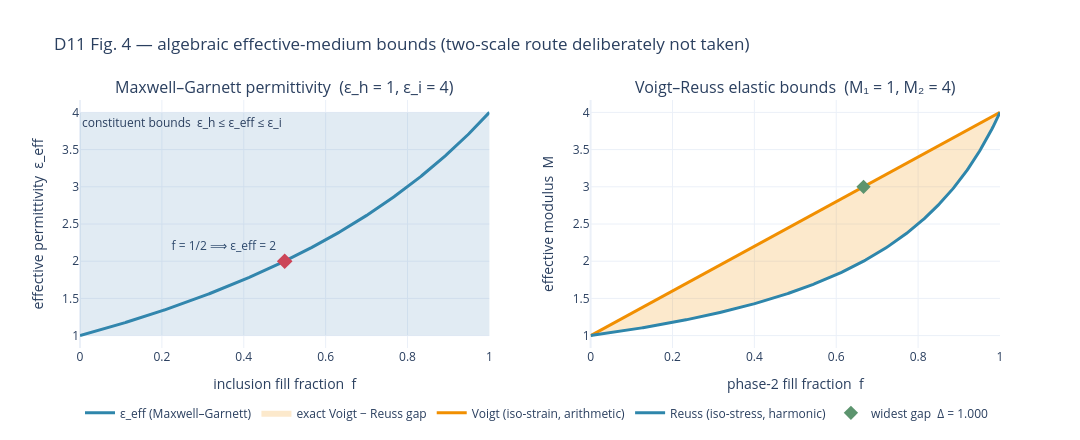

Notebook cell for this chart:
### Code cell
# viz-ref: fig_d11_effective_medium
V.fig_d11_effective_medium().show()

### Figure 1 — Plotly figure (JSON) as saved in the notebook; plotly's stock layout.template omitted (floating-point values rounded to 4 significant figures; data arrays with more than 128 entries replaced by an {"elided": "..."} marker saying what was removed)
{"data": [{"line": {"color": "#2E86AB", "width": 3}, "mode": "lines", "name": "ε_eff (Maxwell–Garnett)", "type": "scatter", "x": {"elided": "400 float values"}, "xaxis": "x", "y": {"elided": "400 float values"}, "yaxis": "y"}, {"marker": {"color": "#E63946", "size": 12, "symbol": "diamond"}, "mode": "markers+text", "showlegend": false, "text": ["f = 1/2 ⟹ ε_eff = 2"], "textposition": "top left", "type": "scatter", "x": [0.5], "xaxis": "x", "y": [2.0], "yaxis": "y"}, {"fill": "toself", "fillcolor": "rgba(241, 143, 1, 0.20)", "hoverinfo": "skip", "line": {"width": 0}, "name": "exact Voigt − Reuss gap", "type": "scatter", "x": {"elided": "800 float values"}, "xaxis": "x2", "y": {"elided": "800 float values"}, "yaxis": "y2"}, {"line": {"color": "#F18F01", "width": 3}, "mode": "lines", "name": "Voigt (iso-strain, arithmetic)", "type": "scatter", "x": {"elided": "400 float values"}, "xaxis": "x2", "y": {"elided": "400 float values"}, "yaxis": "y2"}, {"line": {"color": "#2E86AB", "width": 3}, "mode": "lines", "name": "Reuss (iso-stress, harmonic)", "type": "scatter", "x": {"elided": "400 float values"}, "xaxis": "x2", "y": {"elided": "400 float values"}, "yaxis": "y2"}, {"marker": {"color": "#5C946E", "size": 11, "symbol": "diamond"}, "mode": "markers", "name": "widest gap  Δ = 1.000", "type": "scatter", "x": [0.6667], "xaxis": "x2", "y": [3.0], "yaxis": "y2"}], "layout": {"annotations": [{"font": {"size": 16}, "showarrow": false, "text": "Maxwell–Garnett permittivity  (ε_h = 1, ε_i = 4)", "x": 0.2225, "xanchor": "center", "xref": "paper", "y": 1.0, "yanchor": "bottom", "yref": "paper"}, {"font": {"size": 16}, "showarrow": false, "text": "Voigt–Reuss elastic bounds  (M₁ = 1, M₂ = 4)", "x": 0.7775, "xanchor": "center", "xref": "paper", "y": 1.0, "yanchor": "bottom", "yref": "paper"}, {"showarrow": false, "text": "constituent bounds  ε_h ≤ ε_eff ≤ ε_i", "x": 0, "xanchor": "left", "xref": "x domain", "y": 4.0, "yanchor": "top", "yref": "y"}], "height": 440, "legend": {"orientation": "h", "x": 0.0, "y": -0.32, "yanchor": "bottom"}, "shapes": [{"fillcolor": "rgba(70, 130, 180, 0.16)", "line": {"width": 0}, "type": "rect", "x0": 0, "x1": 1, "xref": "x domain", "y0": 1.0, "y1": 4.0, "yref": "y"}], "title": {"text": "D11 Fig. 4 — algebraic effective-medium bounds (two-scale route deliberately not taken)"}, "width": 1080, "xaxis": {"anchor": "y", "domain": [0.0, 0.445], "title": {"text": "inclusion fill fraction  f"}}, "xaxis2": {"anchor": "y2", "domain": [0.555, 1.0], "title": {"text": "phase-2 fill fraction  f"}}, "yaxis": {"anchor": "x", "domain": [0.0, 1.0], "title": {"text": "effective permittivity  ε_eff"}}, "yaxis2": {"anchor": "x2", "domain": [0.0, 1.0], "title": {"text": "effective modulus  M"}}}}
